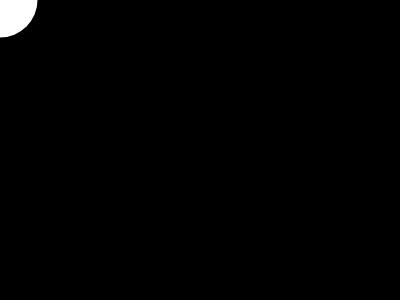
Frame 1 (no input)
Frame 60 (no input): identical to frame 1, image omitted
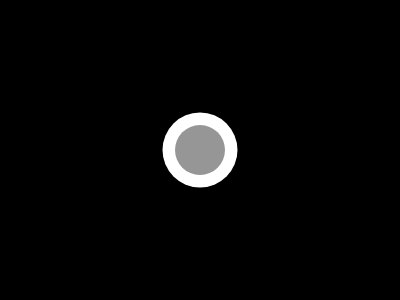
Frame 120 (the mouse pressed at the canvas centre since frame 60)

The p5.js sketch that drew these frames (run headless with seeded random() and noise() and a simulated clock; from frame 60 on, the mouse is pressed at the canvas centre):

// p5.js sketch
// ── sketch.js
function setup() {
  // stuff that happens once goes here
  // you dont want to make multiple canvasses
  createCanvas(400, 300);
}

function draw() {
  // draw gets looped until the window is closed
  background(0);

  noStroke();
  fill(255);
  // we get the mouse coords for free!
  // these variables are available as system variables
  ellipse(mouseX, mouseY, 75, 75);

  // map color to mouseY!!
  fill(mouseY);
  ellipse(200, 150, 50);
}
